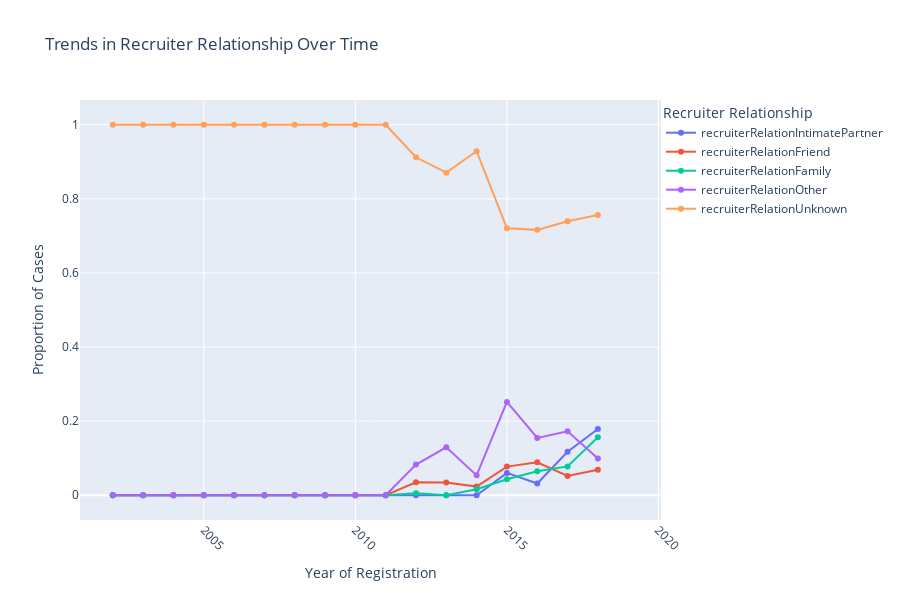

The notebook cell saved with this chart:
### Markdown cell above
Early years: Sexual Exploitation > Forced Labour
Mid-years: Growth in Forced Labour
2016: Huge rise in Other Exploitation (plus new types appear)
After 2016: Sexual Exploitation dominates again, but dataset becomes more diverse in types.

All of this is affected by the lack of good data collection mentioned previosuly

### Code cell
# List of recruiter columns
recruiter_cols = [
    'recruiterRelationIntimatePartner', 'recruiterRelationFriend', 
    'recruiterRelationFamily', 'recruiterRelationOther', 'recruiterRelationUnknown'
]

# Group by yearOfRegistration and calculate the mean for each recruiter type
recruiter_trends = df.groupby('yearOfRegistration')[recruiter_cols].mean().reset_index()

# Create an interactive line plot using Plotly
fig = px.line(recruiter_trends, 
              x='yearOfRegistration', 
              y=recruiter_cols, 
              title="Trends in Recruiter Relationship Over Time",
              labels={"yearOfRegistration": "Year of Registration", "value": "Proportion of Cases"},
              line_shape='linear',  # Linear line connection
              markers=True,         # Show markers for each point
              height=600)

# Update layout for better aesthetics and readability
fig.update_layout(
    xaxis_title="Year of Registration",
    yaxis_title="Proportion of Cases",
    xaxis=dict(tickangle=45),
    legend_title="Recruiter Relationship",
    legend=dict(title="Recruiter Relationship", x=1, y=1)
)

# Show the plot
fig.show()

### Figure 1 — Plotly figure (JSON) as saved in the notebook; plotly's stock layout.template omitted (floating-point values rounded to 4 significant figures)
{"data": [{"hovertemplate": "variable=recruiterRelationIntimatePartner<br>Year of Registration=%{x}<br>Proportion of Cases=%{y}<extra></extra>", "legendgroup": "recruiterRelationIntimatePartner", "line": {"color": "#636efa", "dash": "solid", "shape": "linear"}, "marker": {"symbol": "circle"}, "mode": "lines+markers", "name": "recruiterRelationIntimatePartner", "orientation": "v", "showlegend": true, "type": "scatter", "x": [2002, 2003, 2004, 2005, 2006, 2007, 2008, 2009, 2010, 2011, 2012, 2013, 2014, 2015, 2016, 2017, 2018, 2019], "xaxis": "x", "y": [0.0, 0.0, 0.0, 0.0, 0.0, 0.0, 0.0, 0.0, 0.0, 0.0, 0.0, 0.0, 0.0, 0.06032, 0.03162, 0.1174, 0.1787, NaN], "yaxis": "y"}, {"hovertemplate": "variable=recruiterRelationFriend<br>Year of Registration=%{x}<br>Proportion of Cases=%{y}<extra></extra>", "legendgroup": "recruiterRelationFriend", "line": {"color": "#EF553B", "dash": "solid", "shape": "linear"}, "marker": {"symbol": "circle"}, "mode": "lines+markers", "name": "recruiterRelationFriend", "orientation": "v", "showlegend": true, "type": "scatter", "x": [2002, 2003, 2004, 2005, 2006, 2007, 2008, 2009, 2010, 2011, 2012, 2013, 2014, 2015, 2016, 2017, 2018, 2019], "xaxis": "x", "y": [0.0, 0.0, 0.0, 0.0, 0.0, 0.0, 0.0, 0.0, 0.0, 0.0, 0.03511, 0.03439, 0.02333, 0.07733, 0.089, 0.05199, 0.0687, NaN], "yaxis": "y"}, {"hovertemplate": "variable=recruiterRelationFamily<br>Year of Registration=%{x}<br>Proportion of Cases=%{y}<extra></extra>", "legendgroup": "recruiterRelationFamily", "line": {"color": "#00cc96", "dash": "solid", "shape": "linear"}, "marker": {"symbol": "circle"}, "mode": "lines+markers", "name": "recruiterRelationFamily", "orientation": "v", "showlegend": true, "type": "scatter", "x": [2002, 2003, 2004, 2005, 2006, 2007, 2008, 2009, 2010, 2011, 2012, 2013, 2014, 2015, 2016, 2017, 2018, 2019], "xaxis": "x", "y": [0.0, 0.0, 0.0, 0.0, 0.0, 0.0, 0.0, 0.0, 0.0, 0.0, 0.005121, 0.0, 0.01633, 0.04299, 0.06501, 0.07786, 0.1563, NaN], "yaxis": "y"}, {"hovertemplate": "variable=recruiterRelationOther<br>Year of Registration=%{x}<br>Proportion of Cases=%{y}<extra></extra>", "legendgroup": "recruiterRelationOther", "line": {"color": "#ab63fa", "dash": "solid", "shape": "linear"}, "marker": {"symbol": "circle"}, "mode": "lines+markers", "name": "recruiterRelationOther", "orientation": "v", "showlegend": true, "type": "scatter", "x": [2002, 2003, 2004, 2005, 2006, 2007, 2008, 2009, 2010, 2011, 2012, 2013, 2014, 2015, 2016, 2017, 2018, 2019], "xaxis": "x", "y": [0.0, 0.0, 0.0, 0.0, 0.0, 0.0, 0.0, 0.0, 0.0, 0.0, 0.08266, 0.1294, 0.05367, 0.2518, 0.1549, 0.1728, 0.09915, NaN], "yaxis": "y"}, {"hovertemplate": "variable=recruiterRelationUnknown<br>Year of Registration=%{x}<br>Proportion of Cases=%{y}<extra></extra>", "legendgroup": "recruiterRelationUnknown", "line": {"color": "#FFA15A", "dash": "solid", "shape": "linear"}, "marker": {"symbol": "circle"}, "mode": "lines+markers", "name": "recruiterRelationUnknown", "orientation": "v", "showlegend": true, "type": "scatter", "x": [2002, 2003, 2004, 2005, 2006, 2007, 2008, 2009, 2010, 2011, 2012, 2013, 2014, 2015, 2016, 2017, 2018, 2019], "xaxis": "x", "y": [1.0, 1.0, 1.0, 1.0, 1.0, 1.0, 1.0, 1.0, 1.0, 1.0, 0.9122, 0.8706, 0.9287, 0.7208, 0.7163, 0.7397, 0.7564, NaN], "yaxis": "y"}], "layout": {"height": 600, "legend": {"title": {"text": "Recruiter Relationship"}, "tracegroupgap": 0, "x": 1, "y": 1}, "title": {"text": "Trends in Recruiter Relationship Over Time"}, "xaxis": {"anchor": "y", "domain": [0, 1], "tickangle": 45, "title": {"text": "Year of Registration"}}, "yaxis": {"anchor": "x", "domain": [0, 1], "title": {"text": "Proportion of Cases"}}}}
